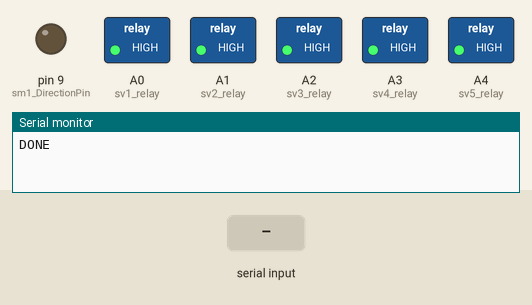
Simulated run of this sketch. Board: Arduino Uno, built with avr-gcc and run on an emulated ATmega328P. On the bench: switched loads named in the sketch (green lamp = pin HIGH), output pins drawn as LEDs (lit = HIGH), the last lines printed to the serial monitor. Inputs (shaded band) come from the test bench.

Above: at 1.2 s.
1.3 s: "1\n" received over the second serial link
At 2.4 s:
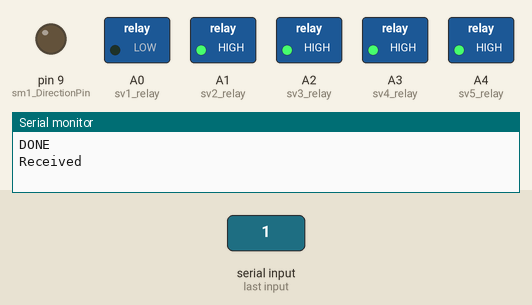
2.8 s: "2\n" received over the second serial link
At 3.5 s:
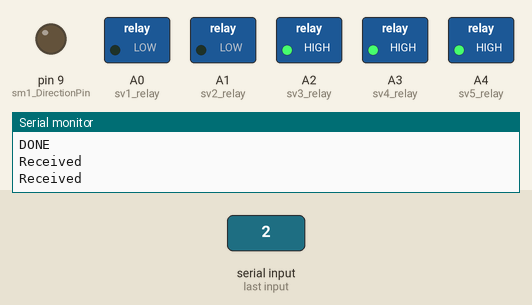
4.3 s: "3\n" received over the second serial link
At 4.7 s:
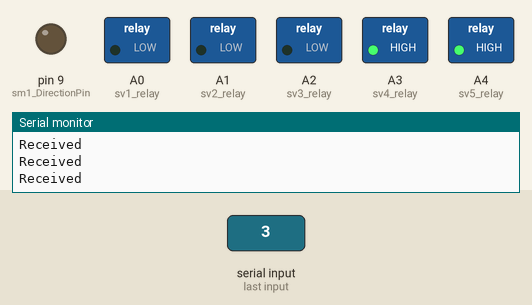
5.8 s: "4\n" received over the second serial link
At 7.0 s:
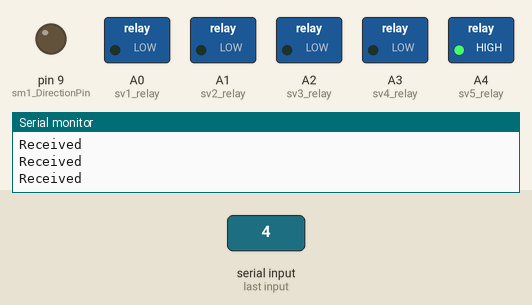
7.3 s: "5\n" received over the second serial link
At 8.1 s:
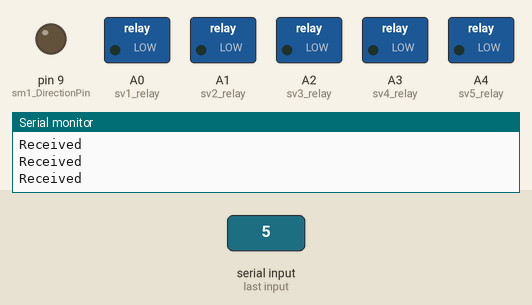
8.8 s: "q90\n" received over the second serial link
At 9.3 s:
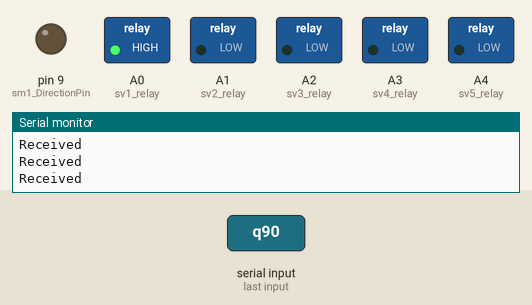
Timing chart, 0 to 11.3 s (numbered marks = the images above; inputs shaded):
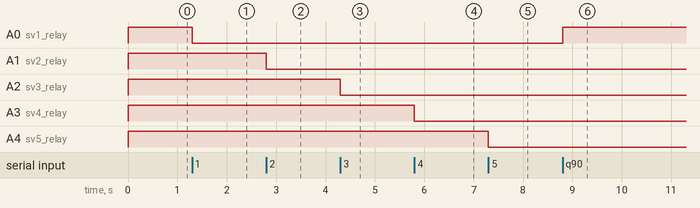

Measured:
- after the input at 1.3 s, A0 (sv1_relay): HIGH → LOW at once
- after the input at 2.8 s, A1 (sv2_relay): HIGH → LOW at once
- after the input at 4.3 s, A2 (sv3_relay): HIGH → LOW at once
- after the input at 5.8 s, A3 (sv4_relay): HIGH → LOW at once
- after the input at 7.3 s, A4 (sv5_relay): HIGH → LOW at once
- after the input at 8.8 s, A0 (sv1_relay): LOW → HIGH at once

The sketch:

relayu.ino
```cpp
#include <SoftwareSerial.h>
#define sv1_relay A0
#define sv2_relay A1
#define sv3_relay A2
#define sv4_relay A3
#define sv5_relay A4

#define sm1_DirectionPin 9
#define sm1_StepsPin 8
const int STEPS_PER_REVOLUTION = 1600;

const byte RX_PIN = 6;
const byte TX_PIN = 5;
SoftwareSerial ESP_8266(RX_PIN, TX_PIN);


char buffer[32];
const char EOL = '\n';    //command terminator (end of line)
const char separator = ' ';
char cmd;
float value;

float getTurns(float mL) {
  return 69 * mL + 2.5;
}

void rotate(int turns, byte directionPin, byte stepsPin) {
  int direction;
  int steps = turns * STEPS_PER_REVOLUTION;
  if (steps > 0) {
    direction = HIGH;
  } else {
    direction = LOW;
  }
  steps = abs(steps);
  digitalWrite(directionPin, direction);
  /*Steppin'*/
  for (int i = 0; i < steps; i++) {
    digitalWrite(stepsPin, HIGH);
    delayMicroseconds(200);
    digitalWrite(stepsPin, LOW);
    delayMicroseconds(200);
  }
  delay(500);
}

void parseSoftwareSerial(void) {
  uint8_t byteCount = ESP_8266.readBytesUntil(EOL, buffer, sizeof(buffer));   //read until EOL, put all to buffer.
  String _read = String(buffer);    //Use Strings to make character processing easier.
  memset(buffer, 0, sizeof(buffer));    //clear, empty buffer

  // Select actuator from associated data
  int index = _read.indexOf(separator);
  cmd = _read.charAt(0);

  String data = _read.substring(index + 1);
  data.trim();
  value = data.toFloat();
}

void getSerial(void) {
  if (ESP_8266.available() > 0) {
    Serial.println("Received");
    parseSoftwareSerial();
    switch (cmd) {
      case '1':
        digitalWrite(sv1_relay, LOW);
        break;
      case '2':
        digitalWrite(sv2_relay, LOW);
        break;
      case '3':
        digitalWrite(sv3_relay, LOW);
        break;
      case '4':
        digitalWrite(sv4_relay, LOW);
        break;
      case '5':
        digitalWrite(sv5_relay, LOW);
        break;
      case 'q':
        digitalWrite(sv1_relay, HIGH);
        break;
      case 'w':
        digitalWrite(sv2_relay, HIGH);
        break;
      case 'e':
        digitalWrite(sv3_relay, HIGH);
        break;
      case 'r':
        digitalWrite(sv4_relay, HIGH);
        break;
      case 't':
        digitalWrite(sv5_relay, HIGH);
        break;
    }
  }
}

void setup() {
  // put your setup code here, to run once:

  pinMode(sm1_DirectionPin, OUTPUT);
  pinMode(sm1_StepsPin, OUTPUT);

  pinMode(sv1_relay, OUTPUT);
  pinMode(sv2_relay, OUTPUT);
  pinMode(sv3_relay, OUTPUT);
  pinMode(sv4_relay, OUTPUT);
  pinMode(sv5_relay, OUTPUT);
  digitalWrite(sv1_relay, HIGH);
  digitalWrite(sv2_relay, HIGH);
  digitalWrite(sv3_relay, HIGH);
  digitalWrite(sv4_relay, HIGH);
  digitalWrite(sv5_relay, HIGH);

  Serial.begin(115200);
  ESP_8266.begin(4800);
  Serial.println("DONE");
}

void loop() {
  getSerial();
}
```
